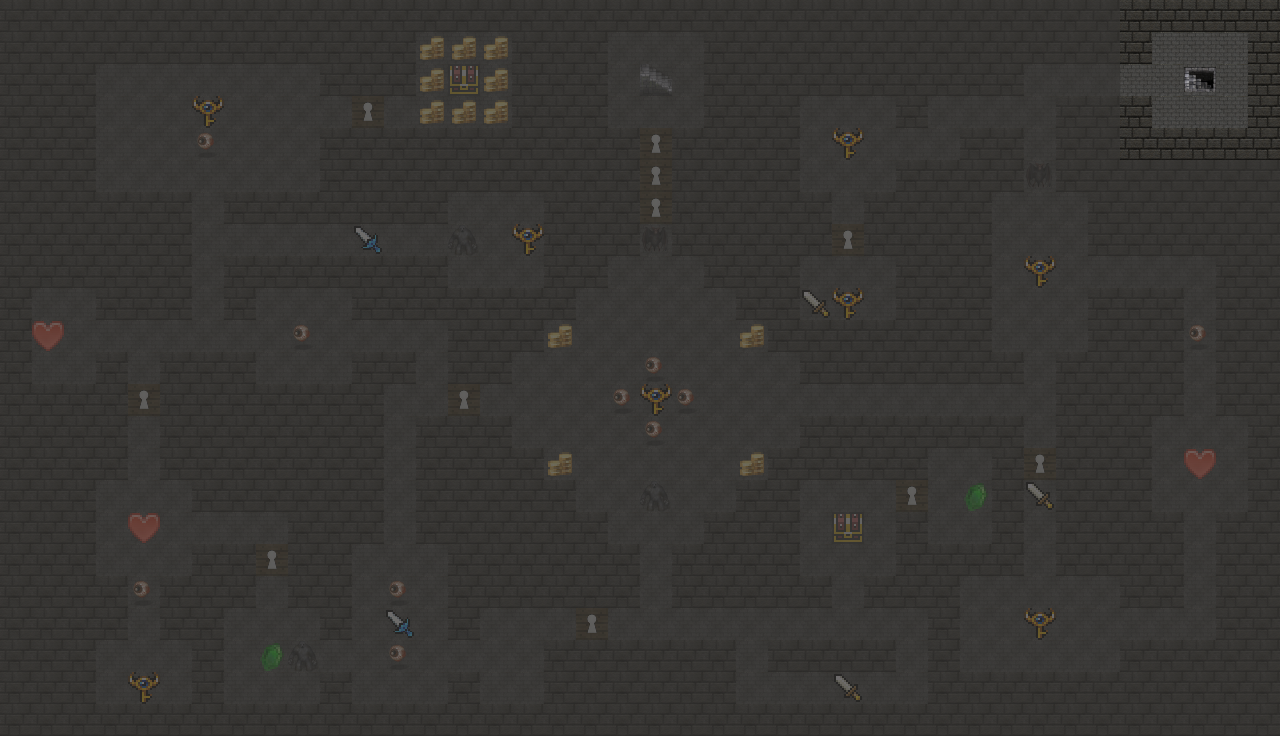

A 2D game scene composited from a Tiled map and its tileset images. What follows is a short description and the map's XML, with each tile layer's data collapsed to a summary:
An orthogonal 40x23 tile map with 32x32 px tiles, 3 tile layers (Sol, Block, Fog).

<map version="1.0" orientation="orthogonal" width="40" height="23" tilewidth="32" tileheight="32">
 <properties>
  <property name="musique" value="" />
 </properties>
 <tileset firstgid="1" name="tileset" tilewidth="32" tileheight="32">
  <image source="tileset.png" width="320" height="96" />
 </tileset>
 <layer name="Sol" width="40" height="23">
  <data>[920 cells, 920 non-empty, 3 distinct tile ids]</data>
 </layer>
 <layer name="Block" width="40" height="23">
  <data>[920 cells, 920 non-empty, 13 distinct tile ids]</data>
 </layer>
 <layer name="Fog" width="40" height="23" opacity="0.73">
  <data>[920 cells, 920 non-empty, 2 distinct tile ids]</data>
 </layer>
</map>
